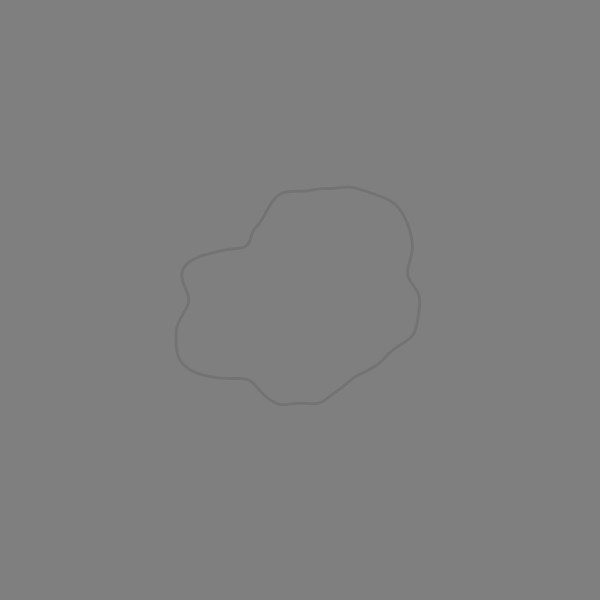
Frame 1 (no input)
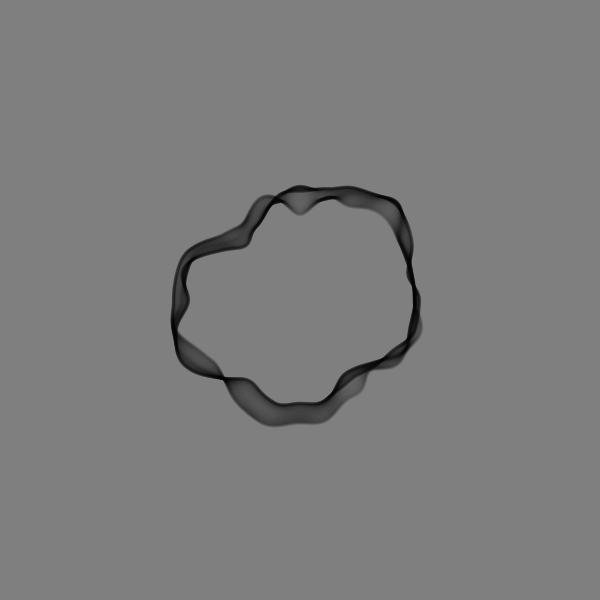
Frame 60 (no input)
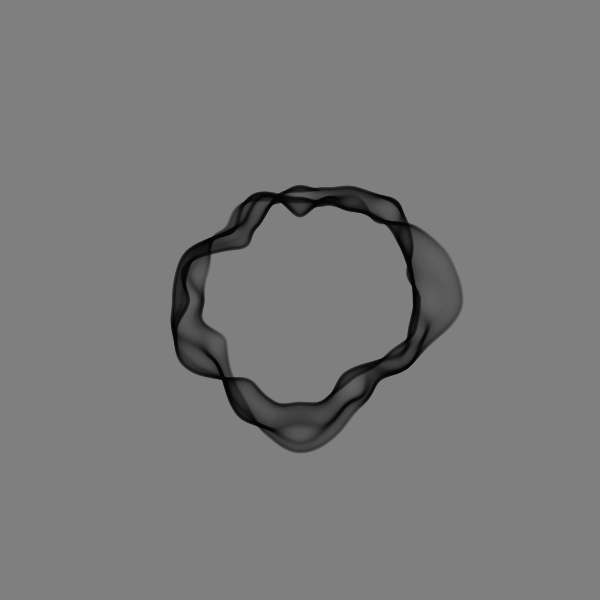
Frame 120 (the mouse pressed at the canvas centre since frame 60)

The p5.js sketch that drew these frames (run headless with seeded random() and noise() and a simulated clock; from frame 60 on, the mouse is pressed at the canvas centre):

// p5.js sketch
// ── sketch.js
// Add slider for user-settable parameters
// namely the duration until the white-eraser begins, and the reference circle location

numPoints = 400;
let theta = 0;
let r;
let offset = 0;
let frame = 0;

let inc = 4e-3;
let size = 400;
let alpha = 24;

// Centre of the noise-generating circle
let refX = 1;
let refY = 1;

let bg = 127;

var sizeSlider;
var refXslider;
var refYslider;
var resetButton;

function setup() {
  createCanvas(600,600);
  background(bg);

  // Create user-input elements
  resetButton = createButton('Apply');
  resetButton.position(10, height + 10);
  resetButton.mousePressed(updateParams);

  sizeSlider = createSlider(0, 1000, 400);
  sizeSlider.position(10, height + 45);
  sizeSlider.style('width', '100px');

  refXslider = createSlider(0, 2, 1, 0.2);
  refXslider.position(10, height + 70);
  refXslider.style('width', '200px');

  refYslider = createSlider(0, 2, 1, 0.2);
  refYslider.position(10, height + 95);
  refYslider.style('width', '200px');

  r = width/2;
}


function draw() {
  strokeWeight(3);
  noFill();
  translate(width/2, height/2);


  // Draw the eerie shape
  stroke(0,alpha);
  drawShape(offset);

  // Erase the eerie shape as you go.
  if (frame > size) {
    stroke(255,alpha);
    drawShape(offset - size*inc);
  }

  offset += inc;
  frame++;

}


// Starts with a unit circle and uses points on it as inputs to the noise function
// the noise then changes the radius of a much larger circle.
function drawShape(ofs) {
  beginShape()
  for (theta = 0; theta < TWO_PI; theta += (TWO_PI / numPoints) ) {
    // use the unit circle (x,y) points as inputs for the noise function
    let x = 0.5 * cos(theta)+ refX;
    let y = 0.5 * sin(theta)+ refY;

    // Add noise
    let xn = r* (noise(x,y,ofs)) * cos(theta);
    let yn = r* (noise(x,y,ofs)) * sin(theta);

    vertex(xn , yn);
  }
  endShape();
}


// Read user parameters
function updateParams() {
  translate(-width/2, -height/2);
  clear();
  size = sizeSlider.value();
  refX = refXslider.value();
  refY = refYslider.value();

  // reset frame count so the white object resets also
  frame = 0;
  background(bg);
}
